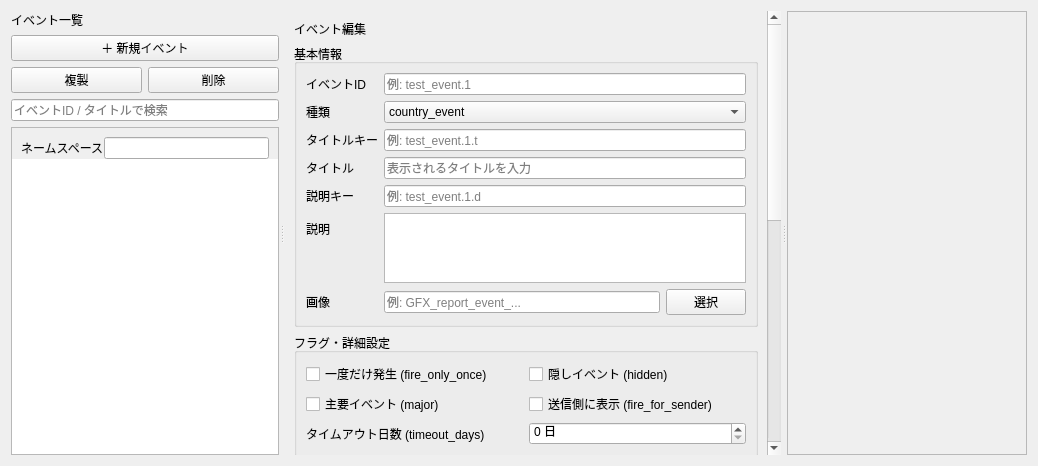
<?xml version="1.0" encoding="UTF-8"?>
<ui version="4.0">
 <class>event_editor</class>
 <widget class="QWidget" name="event_editor">
  <property name="geometry">
   <rect>
    <x>0</x>
    <y>0</y>
    <width>1038</width>
    <height>466</height>
   </rect>
  </property>
  <property name="windowTitle">
   <string>HOI4 Event Editor</string>
  </property>
  <layout class="QHBoxLayout" name="topLevelLayout">
   <item>
    <widget class="QSplitter" name="mainSplitter">
     <property name="orientation">
      <enum>Qt::Orientation::Horizontal</enum>
     </property>
     <property name="handleWidth">
      <number>6</number>
     </property>
     <property name="childrenCollapsible">
      <bool>false</bool>
     </property>
     <widget class="QWidget" name="listAreaContainer">
      <property name="minimumSize">
       <size>
        <width>220</width>
        <height>0</height>
       </size>
      </property>
      <layout class="QVBoxLayout" name="listAreaLayout">
       <item>
        <widget class="QLabel" name="eventListTitle">
         <property name="text">
          <string>イベント一覧</string>
         </property>
        </widget>
       </item>
       <item>
        <widget class="QPushButton" name="newEventButton">
         <property name="text">
          <string>＋ 新規イベント</string>
         </property>
        </widget>
       </item>
       <item>
        <layout class="QHBoxLayout" name="eventActionLayout">
         <item>
          <widget class="QPushButton" name="duplicateEventButton">
           <property name="text">
            <string>複製</string>
           </property>
          </widget>
         </item>
         <item>
          <widget class="QPushButton" name="deleteEventButton">
           <property name="text">
            <string>削除</string>
           </property>
          </widget>
         </item>
        </layout>
       </item>
       <item>
        <widget class="QLineEdit" name="eventSearchEdit">
         <property name="placeholderText">
          <string>イベントID / タイトルで検索</string>
         </property>
        </widget>
       </item>
       <item>
        <widget class="QFrame" name="eventListFrame">
         <property name="minimumSize">
          <size>
           <width>260</width>
           <height>0</height>
          </size>
         </property>
         <property name="maximumSize">
          <size>
           <width>16777215</width>
           <height>16777215</height>
          </size>
         </property>
         <property name="frameShape">
          <enum>QFrame::Shape::StyledPanel</enum>
         </property>
         <layout class="QVBoxLayout" name="eventListLayout">
          <property name="spacing">
           <number>0</number>
          </property>
          <property name="leftMargin">
           <number>0</number>
          </property>
          <property name="topMargin">
           <number>0</number>
          </property>
          <property name="rightMargin">
           <number>0</number>
          </property>
          <property name="bottomMargin">
           <number>0</number>
          </property>
          <item>
           <layout class="QHBoxLayout" name="namespaceLayout">
            <property name="leftMargin">
             <number>9</number>
            </property>
            <property name="topMargin">
             <number>9</number>
            </property>
            <property name="rightMargin">
             <number>9</number>
            </property>
            <item>
             <widget class="QLabel" name="namespaceLabel">
              <property name="text">
               <string>ネームスペース</string>
              </property>
             </widget>
            </item>
            <item>
             <widget class="QLineEdit" name="namespaceEdit"/>
            </item>
           </layout>
          </item>
          <item>
           <widget class="QListWidget" name="eventListWidget">
            <property name="frameShape">
             <enum>QFrame::Shape::NoFrame</enum>
            </property>
           </widget>
          </item>
         </layout>
        </widget>
       </item>
      </layout>
     </widget>
     <widget class="QScrollArea" name="editorScrollArea">
      <property name="frameShape">
       <enum>QFrame::Shape::NoFrame</enum>
      </property>
      <property name="horizontalScrollBarPolicy">
       <enum>Qt::ScrollBarPolicy::ScrollBarAlwaysOff</enum>
      </property>
      <property name="widgetResizable">
       <bool>true</bool>
      </property>
      <widget class="QWidget" name="editorScrollContents">
       <property name="geometry">
        <rect>
         <x>0</x>
         <y>0</y>
         <width>487</width>
         <height>879</height>
        </rect>
       </property>
       <layout class="QVBoxLayout" name="editorLayout">
        <item>
         <widget class="QLabel" name="editorTitle">
          <property name="text">
           <string>イベント編集</string>
          </property>
         </widget>
        </item>
        <item>
         <widget class="QGroupBox" name="basicGroup">
          <property name="title">
           <string>基本情報</string>
          </property>
          <layout class="QFormLayout" name="basicFormLayout">
           <item row="0" column="0">
            <widget class="QLabel" name="eventIdLabel">
             <property name="text">
              <string>イベントID</string>
             </property>
            </widget>
           </item>
           <item row="0" column="1">
            <widget class="QLineEdit" name="eventIdEdit">
             <property name="text">
              <string/>
             </property>
             <property name="placeholderText">
              <string>例: test_event.1</string>
             </property>
            </widget>
           </item>
           <item row="1" column="0">
            <widget class="QLabel" name="eventTypeLabel">
             <property name="text">
              <string>種類</string>
             </property>
            </widget>
           </item>
           <item row="1" column="1">
            <widget class="QComboBox" name="eventTypeCombo">
             <item>
              <property name="text">
               <string>country_event</string>
              </property>
             </item>
             <item>
              <property name="text">
               <string>news_event</string>
              </property>
             </item>
            </widget>
           </item>
           <item row="2" column="0">
            <widget class="QLabel" name="titleKeyLabel">
             <property name="text">
              <string>タイトルキー</string>
             </property>
            </widget>
           </item>
           <item row="2" column="1">
            <widget class="QLineEdit" name="titleKeyEdit">
             <property name="text">
              <string/>
             </property>
             <property name="placeholderText">
              <string>例: test_event.1.t</string>
             </property>
            </widget>
           </item>
           <item row="3" column="0">
            <widget class="QLabel" name="titleTextLabel">
             <property name="text">
              <string>タイトル</string>
             </property>
            </widget>
           </item>
           <item row="3" column="1">
            <widget class="QLineEdit" name="titleTextEdit">
             <property name="text">
              <string/>
             </property>
             <property name="placeholderText">
              <string>表示されるタイトルを入力</string>
             </property>
            </widget>
           </item>
           <item row="4" column="0">
            <widget class="QLabel" name="descKeyLabel">
             <property name="text">
              <string>説明キー</string>
             </property>
            </widget>
           </item>
           <item row="4" column="1">
            <widget class="QLineEdit" name="descKeyEdit">
             <property name="text">
              <string/>
             </property>
             <property name="placeholderText">
              <string>例: test_event.1.d</string>
             </property>
            </widget>
           </item>
           <item row="5" column="0">
            <widget class="QLabel" name="descLabel">
             <property name="text">
              <string>説明</string>
             </property>
            </widget>
           </item>
           <item row="5" column="1">
            <widget class="QPlainTextEdit" name="descEdit">
             <property name="plainText">
              <string/>
             </property>
             <property name="placeholderText">
              <string>イベントの説明文を入力</string>
             </property>
            </widget>
           </item>
           <item row="6" column="0">
            <widget class="QLabel" name="pictureLabel">
             <property name="text">
              <string>画像</string>
             </property>
            </widget>
           </item>
           <item row="6" column="1">
            <layout class="QHBoxLayout" name="pictureLayout">
             <item>
              <widget class="QLineEdit" name="pictureEdit">
               <property name="text">
                <string/>
               </property>
               <property name="placeholderText">
                <string>例: GFX_report_event_...</string>
               </property>
              </widget>
             </item>
             <item>
              <widget class="QPushButton" name="selectPictureButton">
               <property name="text">
                <string>選択</string>
               </property>
              </widget>
             </item>
            </layout>
           </item>
          </layout>
         </widget>
        </item>
        <item>
         <widget class="QGroupBox" name="flagsGroup">
          <property name="title">
           <string>フラグ・詳細設定</string>
          </property>
          <layout class="QGridLayout" name="flagsLayout">
           <item row="0" column="0">
            <widget class="QCheckBox" name="fireOnlyOnceCheck">
             <property name="text">
              <string>一度だけ発生 (fire_only_once)</string>
             </property>
            </widget>
           </item>
           <item row="0" column="1">
            <widget class="QCheckBox" name="hiddenCheck">
             <property name="text">
              <string>隠しイベント (hidden)</string>
             </property>
            </widget>
           </item>
           <item row="1" column="0">
            <widget class="QCheckBox" name="majorCheck">
             <property name="text">
              <string>主要イベント (major)</string>
             </property>
            </widget>
           </item>
           <item row="1" column="1">
            <widget class="QCheckBox" name="fireForSenderCheck">
             <property name="text">
              <string>送信側に表示 (fire_for_sender)</string>
             </property>
            </widget>
           </item>
           <item row="2" column="0">
            <widget class="QLabel" name="timeoutLabel">
             <property name="text">
              <string>タイムアウト日数 (timeout_days)</string>
             </property>
            </widget>
           </item>
           <item row="2" column="1">
            <widget class="QSpinBox" name="timeoutSpin">
             <property name="suffix">
              <string> 日</string>
             </property>
             <property name="maximum">
              <number>9999</number>
             </property>
            </widget>
           </item>
          </layout>
         </widget>
        </item>
        <item>
         <widget class="QGroupBox" name="triggerMtthGroup">
          <property name="title">
           <string>トリガー・発生設定</string>
          </property>
          <layout class="QFormLayout" name="triggerMtthFormLayout">
           <item row="0" column="0">
            <widget class="QLabel" name="triggerLabel">
             <property name="text">
              <string>条件
trigger</string>
             </property>
            </widget>
           </item>
           <item row="0" column="1">
            <layout class="QVBoxLayout" name="triggerContentLayout">
             <item>
              <layout class="QHBoxLayout" name="triggerTypeLayout">
               <item>
                <widget class="QRadioButton" name="isTriggeredOnlyRadio">
                 <property name="text">
                  <string>自然発生しない(is_triggered_only)</string>
                 </property>
                 <property name="checked">
                  <bool>true</bool>
                 </property>
                 <attribute name="buttonGroup">
                  <string notr="true">buttonGroup</string>
                 </attribute>
                </widget>
               </item>
               <item>
                <widget class="QRadioButton" name="isStandardTriggerRadio">
                 <property name="text">
                  <string>通常発生（条件判定）</string>
                 </property>
                 <attribute name="buttonGroup">
                  <string notr="true">buttonGroup</string>
                 </attribute>
                </widget>
               </item>
              </layout>
             </item>
             <item>
              <widget class="QPlainTextEdit" name="triggerEdit">
               <property name="plainText">
                <string/>
               </property>
               <property name="placeholderText">
                <string>ここに条件を入力</string>
               </property>
              </widget>
             </item>
            </layout>
           </item>
           <item row="1" column="0">
            <widget class="QLabel" name="mtthLabel">
             <property name="toolTip">
              <string>平均発生間隔 (Mean Time To Happen)。条件を満たしてからイベントが発生するまでの平均期間です。days, months, years などで指定し、modifier で確率を補正できます。</string>
             </property>
             <property name="text">
              <string>平均発生間隔
MTTH</string>
             </property>
            </widget>
           </item>
           <item row="1" column="1">
            <widget class="QPlainTextEdit" name="mtthEdit">
             <property name="plainText">
              <string/>
             </property>
             <property name="placeholderText">
              <string>ここに平均発生間隔を記入</string>
             </property>
            </widget>
           </item>
           <item row="2" column="0">
            <widget class="QLabel" name="immediateLabel">
             <property name="text">
              <string>即時効果
Immediate</string>
             </property>
            </widget>
           </item>
           <item row="2" column="1">
            <widget class="QPlainTextEdit" name="immediateEdit">
             <property name="plainText">
              <string/>
             </property>
             <property name="placeholderText">
              <string>即時実行されるスクリプトを入力</string>
             </property>
            </widget>
           </item>
          </layout>
         </widget>
        </item>
        <item>
         <widget class="QGroupBox" name="optionsGroup">
          <property name="title">
           <string>選択肢 Options</string>
          </property>
          <layout class="QVBoxLayout" name="optionsLayout">
           <item>
            <widget class="QPushButton" name="addOptionButton">
             <property name="text">
              <string>＋ 選択肢追加</string>
             </property>
            </widget>
           </item>
          </layout>
         </widget>
        </item>
        <item>
         <widget class="QGroupBox" name="afterGroup">
          <property name="title">
           <string>事後処理 After</string>
          </property>
          <layout class="QFormLayout" name="afterFormLayout">
           <item row="0" column="0">
            <widget class="QLabel" name="afterLabel">
             <property name="text">
              <string>事後処理 (after)</string>
             </property>
            </widget>
           </item>
           <item row="0" column="1">
            <widget class="QPlainTextEdit" name="afterEdit">
             <property name="placeholderText">
              <string>事後処理されるスクリプトを入力</string>
             </property>
            </widget>
           </item>
          </layout>
         </widget>
        </item>
        <item>
         <spacer name="editorBottomSpacer">
          <property name="orientation">
           <enum>Qt::Orientation::Vertical</enum>
          </property>
          <property name="sizeHint" stdset="0">
           <size>
            <width>20</width>
            <height>40</height>
           </size>
          </property>
         </spacer>
        </item>
       </layout>
      </widget>
     </widget>
     <widget class="QFrame" name="previewPanel">
      <property name="minimumSize">
       <size>
        <width>240</width>
        <height>0</height>
       </size>
      </property>
      <property name="maximumSize">
       <size>
        <width>16777215</width>
        <height>16777215</height>
       </size>
      </property>
      <property name="frameShape">
       <enum>QFrame::Shape::StyledPanel</enum>
      </property>
      <layout class="QVBoxLayout" name="previewLayout"/>
     </widget>
    </widget>
   </item>
  </layout>
 </widget>
 <resources/>
 <connections/>
 <buttongroups>
  <buttongroup name="buttonGroup"/>
 </buttongroups>
</ui>
